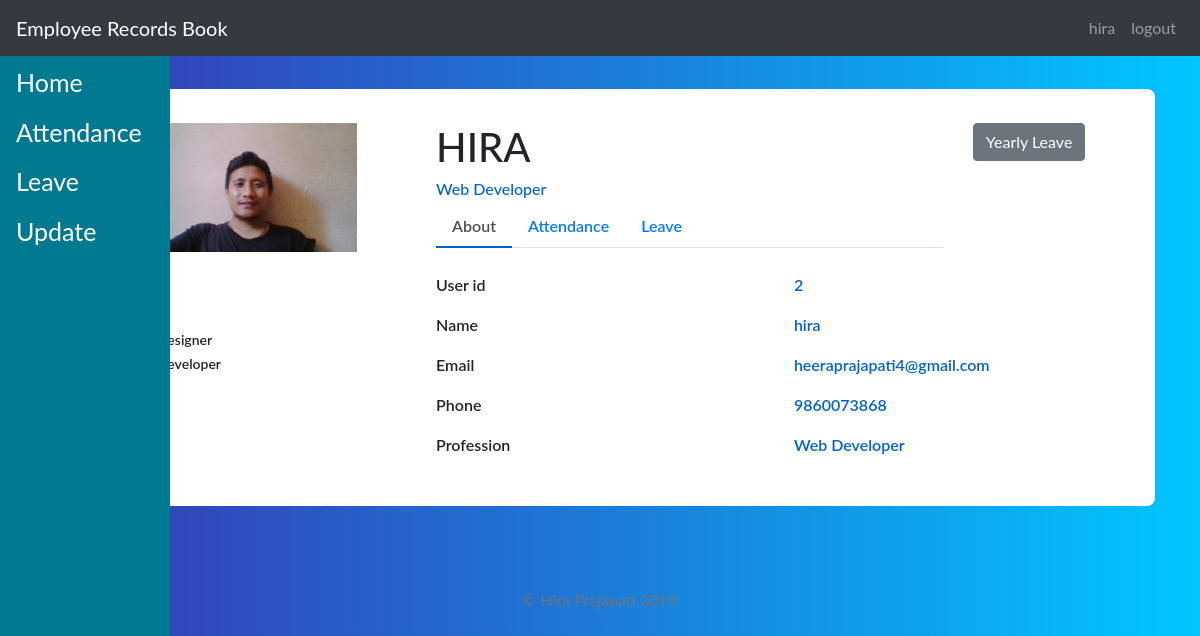
Screenshot of /employ/hira/ (signed in) with the database file from the repository.
### main/models.py (models this page shows)
class Employee(models.Model):
    user = models.OneToOneField(User, on_delete=models.CASCADE)
    type = models.CharField(max_length=100, choices=STAFF_CHOICES)
    address = models.CharField(max_length=200)
    contact = models.CharField(max_length=200)
    image = models.ImageField(upload_to="media/")

### main/views.py (the view)
# urls.py: path('employ/<slug:name>/', views.profiles, name='employs'),
def profiles(request,name):
    user = request.user
    employee = Employee.objects.all().filter(user=user)
    total = 12
    count = Leave.objects.all().filter(user=request.user).filter(status='Granted').count()
    available = total - count
    content = {
        'employee': employee,
        'total': total,
        'count': count,
        'available': available,
    }
    return render(request, 'main/employs.html', content)

### main/templates/main/employs.html (shortened to what this page needs)
{% extends 'base.html' %}
{% block content %}
{% for employee in employee %}
<div class="container emp-profile">
                <div class="row">
                    <div class="col-md-4">
                        <div class="profile-img">
                            <img src="{{employee.image.url}}" alt="image"/>
                        </div>
                    </div>
                    <div class="col-md-6">
                        <div class="profile-head">
                                    <h1 class="text-uppercase">
                                        {{employee.user.username}}
                                    </h1>
                                    <h6>
                                        {{employee.type}}
                                    </h6>
                            <ul class="nav nav-tabs" id="myTab" role="tablist">
                                <li class="nav-item">
                                    <a class="nav-link active" id="home-tab" data-toggle="tab" href="#home" role="tab" aria-controls="home" aria-selected="true">About</a>
                                </li>
                                <li class="nav-item">
                                    <a class="nav-link" id="attendance-tab" data-toggle="tab" href="#attendance" role="tab" aria-controls="attendance" aria-selected="true">Attendance</a>
                                </li>
                                <li class="nav-item">
                                    <a class="nav-link" href="/leave/" aria-selected="false">Leave</a>
                                </li>
                            </ul>
                        </div>
                    </div>
                    <div class="col-md-2">
                        <button type="button" class="btn btn-secondary" data-toggle="popover" data-placement="bottom" title="total={{total}}" data-content="available={{available}}">Yearly Leave</button>
                    </div>
                </div>
                <div class="row">
                    <div class="col-md-4">
                        <div class="profile-work">
                            <p>SKILLS</p>
                            <a>Web Designer</a><br/>
                            <a>Web Developer</a><br/>
                            <a>Django</a><br/>
                            <a>Python</a><br/>
                        </div>
                    </div>
                    <div class="col-md-8">
                        <div class="tab-content profile-tab" id="myTabContent">
                            <div class="tab-pane fade show active" id="home" role="tabpanel" aria-labelledby="home-tab">
                                        <div class="row">
                                            <div class="col-md-6">
                                                <label>User id</label>
                                            </div>
                                            <div class="col-md-6">
                                                <p>{{employee.id}}</p>
                                            </div>
                                        </div>
                                        <div class="row">
                                            <div class="col-md-6">
                                                <label>Name</label>
                                            </div>
                                            <div class="col-md-6">
                                                <p>{{employee.user.username}}</p>
                                            </div>
                                        </div>
                                        <div class="row">
                                            <div class="col-md-6">
                                                <label>Email</label>
                                            </div>
                                            <div class="col-md-6">
                                                <p>{{employee.user.email}}</p>
                                            </div>
                                        </div>
                                        <div class="row">
                                            <div class="col-md-6">
                                                <label>Phone</label>
                                            </div>
                                            <div class="col-md-6">
                                                <p>{{employee.contact}}</p>
                                            </div>
                                        </div>
                                        <div class="row">
                                            <div class="col-md-6">
                                                <label>Profession</label>
                                            </div>
                                            <div class="col-md-6">
                                                <p>{{employee.type}}</p>
                                            </div>
                                        </div>
                                </div>
                            </div>
                        </div>
                        </div>
                            </div>
                        </div>
{% endfor %}
{% endblock %}

### employee/templates/employee/base.html (shortened to what this page needs)
<!DOCTYPE html>
<html>
<head>
    <link rel="stylesheet" href="https://stackpath.bootstrapcdn.com/bootstrap/4.3.1/css/bootstrap.min.css">
</head>
<body>
{% load staticfiles %}
<div class="sticky-top">
<nav class="navbar navbar-expand-lg navbar-dark bg-dark" id="nav">
    <a class="navbar-brand" href="/"> Employee Records Book</a>
    <div class="collapse navbar-collapse">
         {% if user.is_authenticated %}
        <ul class="navbar-nav ml-auto">
            {% if user.is_staff %}
            <li class="nav-item">
        <a class="nav-link " href="/home" >{{user.username}}</a>
      </li>
            {% else %}
            <li class="nav-item">
        <a class="nav-link" href="/employee/{{user}}">{{user.username}}</a>
      </li>
            {% endif %}
            <li class="nav-item">
        <a class="nav-link" href="/logout">logout</a>
      </li>
        </ul>
    {% else %}
        <ul class="navbar-nav ml-auto">
            <li class="nav-item">
        <a class="nav-link" href="/login">Login</a>
      </li>
        </ul>
        {%endif%}
    </div>
</nav>
    </div>
{% if user.is_authenticated %}
{% if user.is_staff %}
<div class="sidenav {{home_page}}">
  <a href="/home">Home</a>
  <a href="/employee">Employees</a>
  <a href="/attendance">Attendance</a>
  <a href="/leaves">Leave</a>
</div>
{% else %}
<div class="sidenav {{home_page}}">
  <a href="/employ/{{user}}">Home</a>
  <a href="/details/{{user}}/">Attendance</a>
  <a href="/employee/{{user}}/leaves/">Leave</a>
    <a href="/employee/{{user}}/">Update</a>
</div>
{% endif %}
{% endif %}
<div class="container">
    {% block content%}
    {% endblock %}
<br>
<br>
<footer class="text-muted">
  <div class="container text-center">
    <p>© Hira Prajapati {% now "Y" %}</p>
  </div>
</footer>
</body>
</html>

### employee/templates/employee/base.html (style rules this page uses)
body { margin: 0; font-family: "Lato", sans-serif; background: -webkit-linear-gradient(left, #007991, #78ffd6); }
.sidenav { height: 100%; width: 170px; position: fixed; z-index: 1; top: 50px; background: #007991; overflow-x: hidden; padding: 8px 0; }
.sidenav a { padding: 6px 8px 6px 16px; text-decoration: none; font-size: 25px; color: white; display: block; }

### main/templates/main/employs.html (style rules this page uses)
body { background: -webkit-linear-gradient(left, #3931af, #00c6ff); }
.emp-profile { padding: 3%; margin-top: 3%; margin-bottom: 3%; border-radius: 0.5rem; background: #fff; }
.profile-img { text-align: center; }
.profile-img img { width: 70%; height: 100%; }
.profile-head h6 { color: #0062cc; }
.profile-head .nav-tabs { margin-bottom:5%; }
.profile-head .nav-tabs .nav-link { font-weight:600; border: none; }
.profile-head .nav-tabs .nav-link.active { border: none; border-bottom:2px solid #0062cc; }
.profile-work { padding: 14%; margin-top: -15%; }
.profile-work p { font-size: 12px; color: #818182; font-weight: 600; margin-top: 10%; }
.profile-work a { text-decoration: none; color: #495057; font-weight: 600; font-size: 14px; }
.profile-tab label { font-weight: 600; }
.profile-tab p { font-weight: 600; color: #0062cc; }

### rows the page displays
Employee: image (picture), user.username "HIRA", type "Web Developer", id "2", user.username "hira", user.email "heeraprajapati4@gmail.com", contact "9860073868"

### other values shown
{{ user.username }} "hira"
